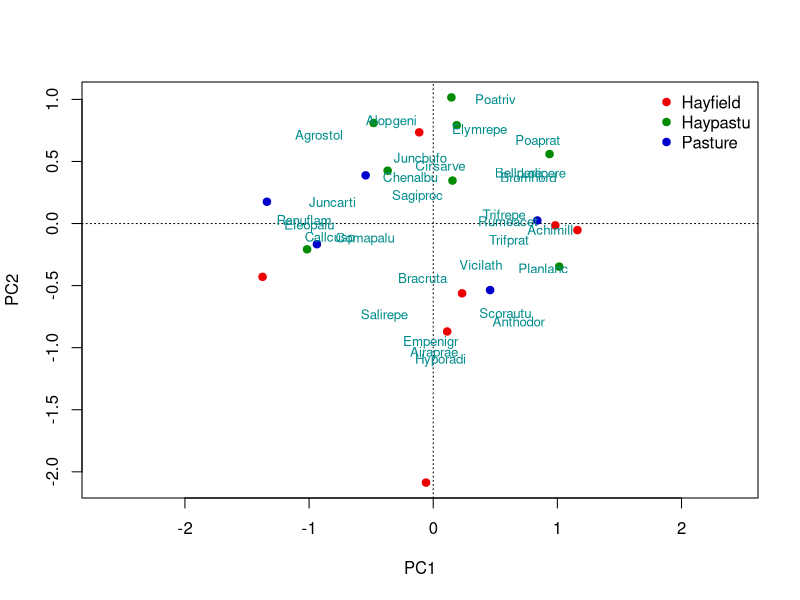

This chart was generated by the following R code:
require("vegan")

#mod <- rda(fok20, scale=TRUE)
#plot(mod, scaling = 3)

data(dune, dune.env)
mod <- rda(dune, scale=TRUE)

with(dune.env, levels(Use))
scl <- 3

colvec <- c("red2", "green4", "mediumblue")


plot(mod, type="n", scaling = scl)

with(dune.env, points(mod, display = "sites", col = colvec[Use],
                      scaling = scl, pch = 21, bg = colvec[Use]))

text(mod, display = "species", scaling = scl, cex = 0.8, col = "darkcyan")

with(dune.env, legend("topright", legend = levels(Use), bty = "n",
                      col = colvec, pch = 21, pt.bg = colvec))
